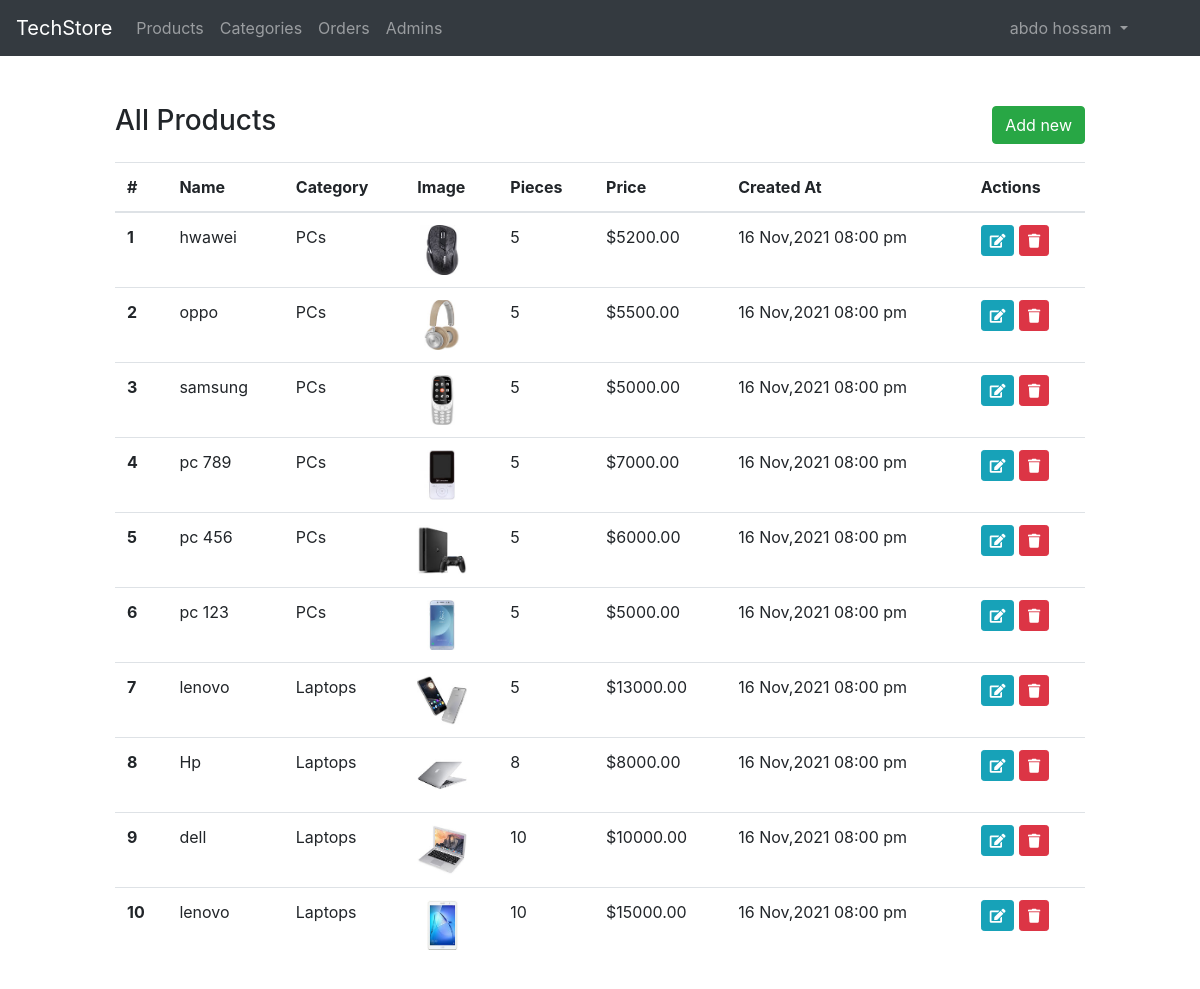
The page /admin/products.php (signed in) on the database as committed earlier.
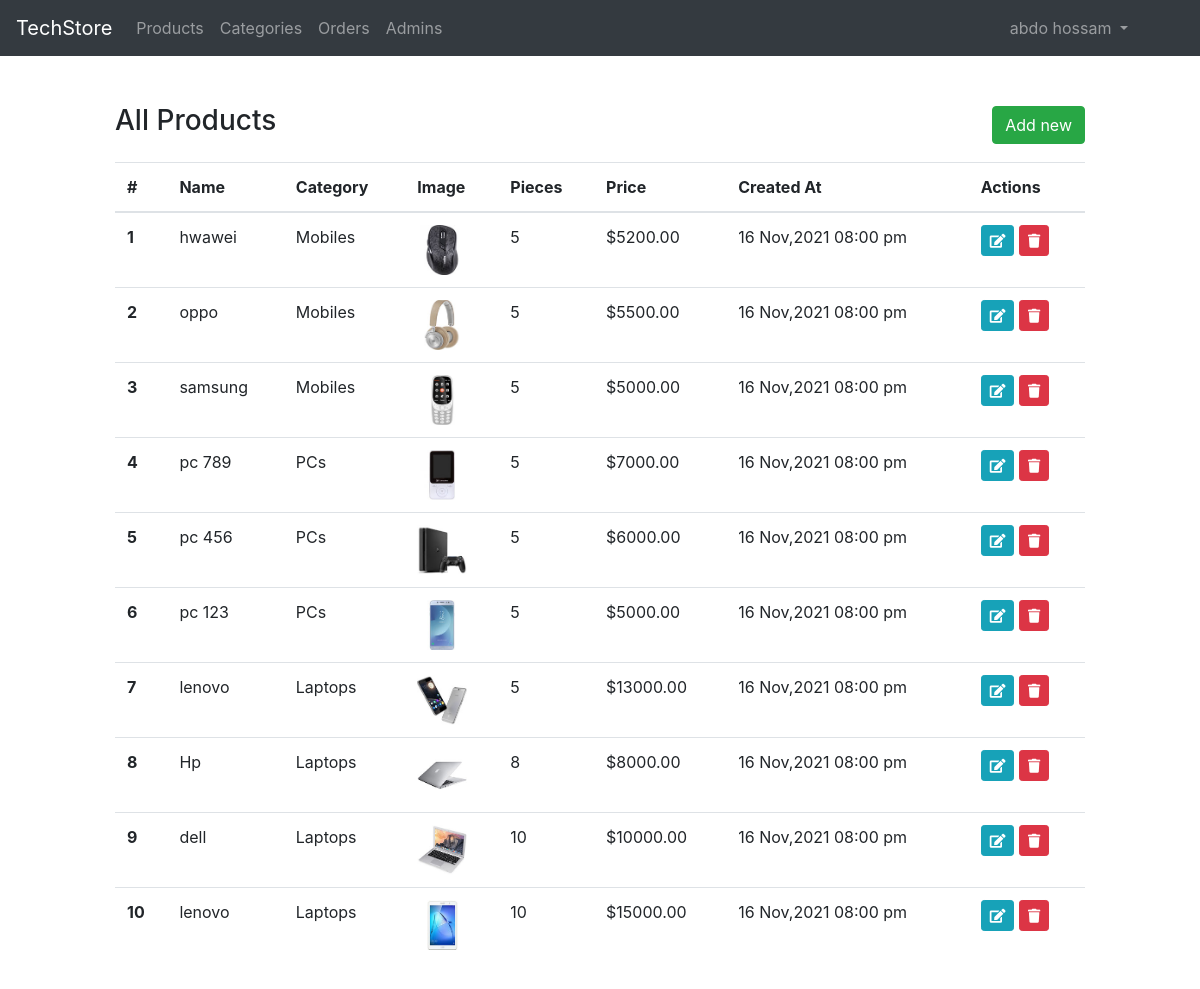
The same page on the database as committed later.
### tables this page shows
CREATE TABLE products(
    id INT UNSIGNED NOT NULL AUTO_INCREMENT,
    name VARCHAR(255) NOT NULL,
    `desc` TEXT NOT NULL,
    price DECIMAL(8, 2) NOT NULL,
    pieces_on SMALLINT NOT NULL,
    img VARCHAR(255) NOT NULL,  
    cat_id INT UNSIGNED,
    created_at DATETIME NOT NULL DEFAULT NOW(),
    PRIMARY KEY(id),
    FOREIGN KEY(cat_id) REFERENCES cats(id) ON DELETE
    SET NULL
);

CREATE TABLE cats(
    id INT UNSIGNED NOT NULL AUTO_INCREMENT,
    name VARCHAR(255) NOT NULL,
    created_at DATETIME NOT NULL DEFAULT NOW(),
    PRIMARY KEY(id)
);

### classes/Models/Product.php (called while the page is built, shortened)
<?php
class Product extends Db
{
    public function __construct()
    {
        $this->table = "products";
    }
    public function selectAll(string $fields = "*"): array
    {
        $sql = "SELECT $fields FROM $this->table JOIN cats
              ON $this->table.cat_id = cats.id
              ORDER BY $this->table.id DESC ";
        $result = mysqli_query($this->conn, $sql);
        return mysqli_fetch_all($result, MYSQLI_ASSOC);
    }
}

### classes/Db.php (called while the page is built, shortened)
<?php
abstract class Db
{
    public function connect()
    {
        $this->conn = mysqli_connect(DB_SERVERNAME, DB_USERNAME, DB_PASSWORD, DB_NAME);
    }
}

### admin/products.php (the view, shortened to what this page needs)
<?php
include('inc/header.php') ?>
<?php
$pr = new Product;
$prods = $pr->selectAll('products.id AS prodId , products.name AS prodName , cats.name AS catName, img,
pieces_on, price, products.created_at AS prodCreatedAt');
?>
<div class="container-fluid py-5">
    <div class="row">
        <div class="col-md-10 offset-md-1">
            <div class="d-flex justify-content-between align-items-center mb-3">
                <h3>All Products</h3>
                <a href="<?= AURL . "add-product.php" ?>" class="btn btn-success">
                    Add new
                </a>
            </div>
            <table class="table table-hover">
                <thead>
                    <tr>
                        <th scope="col">#</th>
                        <th scope="col">Name</th>
                        <th scope="col">Category</th>
                        <th scope="col">Image</th>
                        <th scope="col">Pieces</th>
                        <th scope="col">Price</th>
                        <th scope="col">Created At</th>
                        <th scope="col">Actions</th>
                    </tr>
                </thead>
                <tbody>
                    <?php foreach ($prods as $index => $prod) : ?>
                        <tr>
                            <th scope="row"><?= $index + 1; ?></th>
                            <td><?= $prod['prodName']; ?></td>
                            <td><?= $prod['catName']; ?></td>
                            <td>
                                <img height="50px" src="<?= URL . "uploads/" . $prod['img'];  ?>" alt="">
                            </td>
                            <td><?= $prod['pieces_on']; ?></td>
                            <td>$<?= $prod['price']; ?></td>
                            <td><?= date("d M,Y h:i a", strtotime($prod['prodCreatedAt'])); ?></td>
                            <td>
                                <a class="btn btn-sm btn-info" href="<?= AURL . "edit-product.php?id=" . $prod['prodId'] ?>">
                                    <i class="fas fa-edit"></i>
                                </a>
                                <a class="btn btn-sm btn-danger" href="<?= AURL . "handlers/delete-product.php?id=" . $prod['prodId']  ?>">
                                    <i class="fas fa-trash"></i>
                                </a>
                            </td>
                        </tr>
                    <?php endforeach ?>
                </tbody>
            </table>
        </div>
    </div>
</div>
<?php include('inc/footer.php') ?>

Rows that differ between the two databases and show on the page:
changed products "hwawei": cat.name "PCs" → "Mobiles"
changed products "oppo": cat.name "PCs" → "Mobiles"
changed products "samsung": cat.name "PCs" → "Mobiles"
